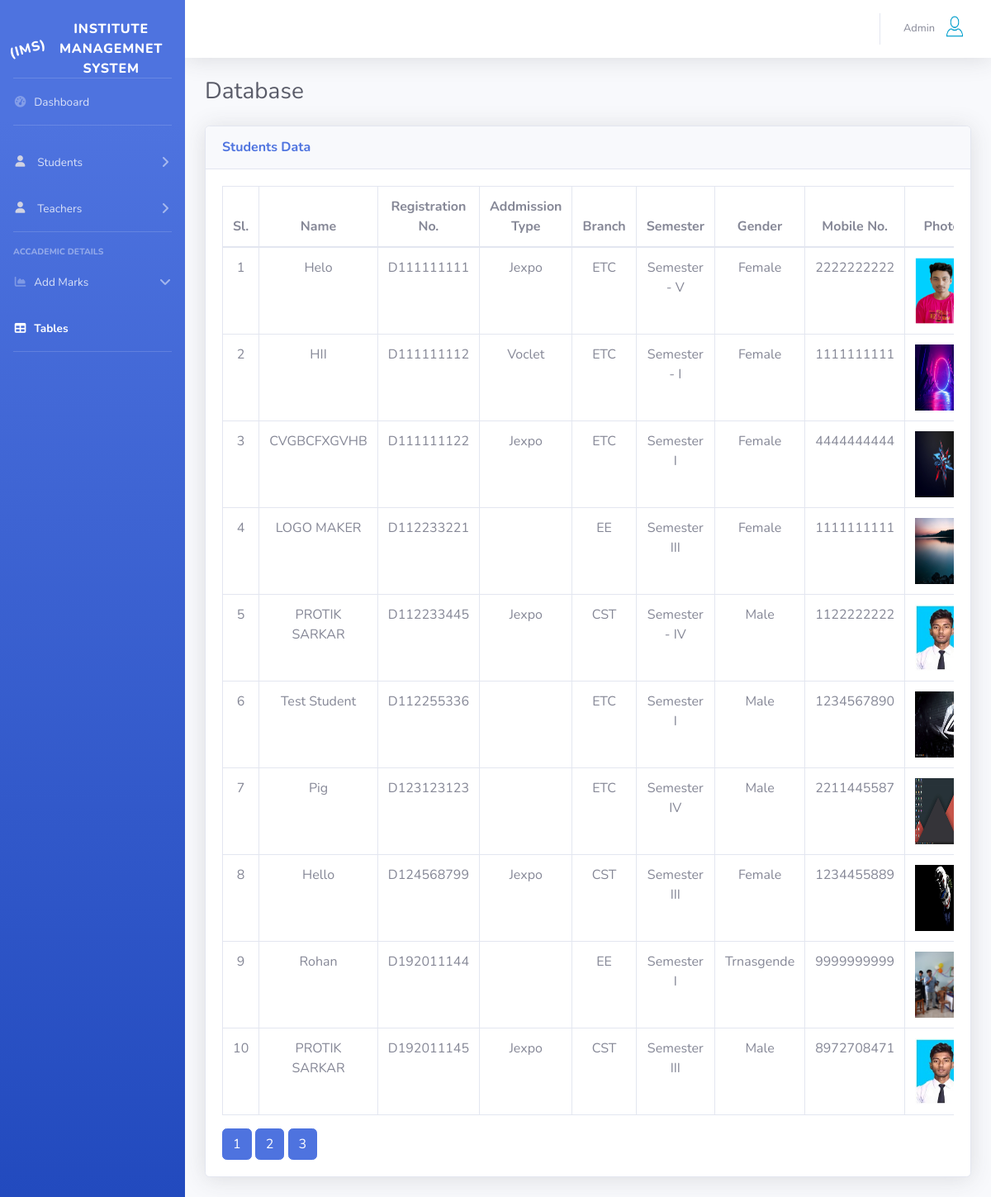
The app's page /table.php (signed in) with its own data.
### tables this page shows
CREATE TABLE `student` (
  `sl_no` int(5) NOT NULL,
  `st_name` varchar(50) NOT NULL,
  `reg_no` varchar(11) NOT NULL,
  `dob` date NOT NULL,
  `fathers_name` varchar(50) NOT NULL,
  `email` varchar(30) NOT NULL,
  `ph_no` varchar(11) NOT NULL,
  `branch` varchar(4) NOT NULL,
  `gender` varchar(10) NOT NULL,
  `ad_type` text NOT NULL,
  `adress` varchar(50) NOT NULL,
  `city` varchar(20) NOT NULL,
  `semester` varchar(15) NOT NULL,
  `district` varchar(35) NOT NULL,
  `zip_cod` varchar(10) NOT NULL,
  `st_image` varchar(50) NOT NULL,
  `ad_date` date NOT NULL,
  `date_time` datetime NOT NULL DEFAULT current_timestamp() ON UPDATE current_timestamp()
);

### table.php (the view, shortened to what this page needs)
<?PHP
$connection = mysqli_connect("localhost", "root", "");
?>
<!DOCTYPE html>
<html lang="en">
<head>
    <link href="vendor/fontawesome-free/css/all.min.css" rel="stylesheet" type="text/css">
    <link href="css/sb-admin-2.min.css" rel="stylesheet">
</head>
<body id="page-top">
    <div id="wrapper">
        <ul class="navbar-nav bg-gradient-primary sidebar sidebar-dark accordion" id="accordionSidebar">
            <br>
            <a class="sidebar-brand d-flex align-items-center justify-content-center" href="ad_das.php">
                <div class="sidebar-brand-icon rotate-n-15">
                    (IMS)
                </div>
                <div class="sidebar-brand-text mx-3">Institute Managemnet System</div>
            </a>
            <hr class="sidebar-divider my-0">
            <li class="nav-item">
                <a class="nav-link" href="ad_das.php">
                    <i class="fas fa-fw fa-tachometer-alt"></i>
                    <span>Dashboard</span></a>
            </li>
            <hr class="sidebar-divider">
            <li class="nav-item">
                <a class="nav-link collapsed" href="#" data-toggle="collapse" data-target="#collapseTwo" aria-expanded="true" aria-controls="collapseTwo">
                    <span>Students</span>
                </a>
            </li>
            <li class="nav-item">
                <a class="nav-link collapsed" href="#" data-toggle="collapse" data-target="#collapseUtilities" aria-expanded="true" aria-controls="collapseUtilities">
                    <span>Teachers</span>
                </a>
            </li>
            <hr class="sidebar-divider">
            <div class="sidebar-heading">
                Accademic Details
            </div>
            <li class="nav-item ">
                <a class="nav-link" href="#" data-toggle="collapse" data-target="#collapseMarks" aria-expanded="true" aria-controls="collapseMarks">
                    <i class="fas fa-fw fa-chart-area"></i>
                    <span>Add Marks</span>
                </a>
            </li>
            <li class="nav-item active">
                <a class="nav-link" href="table.php?page=<?= "1" ?>">
                    <i class="fas fa-fw fa-table"></i>
                    <span>Tables</span></a>
            </li>
            <hr class="sidebar-divider d-none d-md-block">
        </ul>
        <div id="content-wrapper" class="d-flex flex-column">
            <div id="content">
                <nav class="navbar navbar-expand navbar-light bg-white topbar mb-4 static-top shadow">
                    <ul class="navbar-nav ml-auto">
                        <li class="nav-item dropdown no-arrow">
                            <a class="nav-link dropdown-toggle" href="#" id="userDropdown" role="button" data-toggle="dropdown" aria-haspopup="true" aria-expanded="false">
                                <span class="mr-2 d-none d-lg-inline text-gray-600 small"><?php echo $_SESSION['name']; ?></span>
                                <img class="img-profile rounded-circle" src="photos/images.png">
                            </a>
                        </li>
                    </ul>
                </nav>
                <div class="container-fluid">
                    <div class="d-sm-flex align-items-center justify-content-between mb-4">
                        <h1 class="h3 mb-0 text-gray-800">Database</h1>
                    </div>
                    <div class="card shadow mb-4">
                        <div class="card-header py-3">
                            <h6 class="m-0 font-weight-bold text-primary">Students Data</h6>
                        </div>
                        <div class="card-body">
                            <div class="table-responsive">
                                <table class="table table-bordered" id="dataTable" width="100%" cellspacing="0">
                                    <thead>
                                        <tr align="center">
                                            <th>Sl.</th>
                                            <th>Name</th>
                                            <th>Registration No.</th>
                                            <th>Addmission Type</th>
                                            <th>Branch</th>
                                            <th>Semester</th>
                                            <th>Gender</th>
                                            <th>Mobile No.</th>
                                            <th>Photo</th>
                                        </tr>
                                    </thead>
                                    <tbody>
                                        <?php
                                        $page = $_GET['page'];
                                        if ($page == "" || $page == "1") {
                                            $page1 = 0;
                                        } else {
                                            $page1 = ($page * 10) - 10;
                                        }
                                        $query = "select * from student limit $page1,10";
                                        $query_run = mysqli_query($connection, $query);
                                        if (mysqli_num_rows($query_run) > 0) {
                                            while ($row = mysqli_fetch_array($query_run)) {
                                        ?>
                                                <tr align="center">
                                                    <td><?php echo $row['sl_no'] ?></td>
                                                    <td><?php echo $row['st_name'] ?></td>
                                                    <td><?php echo $row['reg_no'] ?></td>
                                                    <td><?php echo $row['ad_type'] ?></td>
                                                    <td><?php echo $row['branch'] ?></td>
                                                    <td><?php echo $row['semester'] ?></td>
                                                    <td><?php echo $row['gender'] ?></td>
                                                    <td><?php echo $row['ph_no'] ?></td>
                                                    <td><img src="<?php echo "upload/" . $row['st_image']; ?>" height="80px" width="65px"></td>
                                                </tr>
                                        <?php $no++;
                                            }
                                        }
                                        ?>
                                    </tbody>
                                </table>
                                <?php
                                $res = mysqli_query($connection, "SELECT * FROM student");
                                $count = mysqli_num_rows($res);
                                $page = $count / 10;
                                $page = ceil($page);
                                for ($i = 1; $i <= $page; $i++) {
                                ?>
                                    <a href="table.php?page=<?= $i ?>" class="btn btn-primary"><?php echo $i . " "; ?></a>
                                <?php
                                }
                                ?>
                            </div>
                        </div>
                    </div>
                </div>
            </div>
        </div>
    </div>
</body>
</html>

### records on screen
student: sl_no "1", st_name "Helo", reg_no "D111111111", ad_type "Jexpo", branch "ETC", semester "Semester - V", gender "Female", ph_no "2222222222", st_image (picture)
student: sl_no "2", st_name "HII", reg_no "D111111112", ad_type "Voclet", branch "ETC", semester "Semester - I", gender "Female", ph_no "1111111111", st_image (picture)
student: sl_no "3", st_name "CVGBCFXGVHB", reg_no "D111111122", ad_type "Jexpo", branch "ETC", semester "Semester I", gender "Female", ph_no "4444444444", st_image (picture)
student: sl_no "4", st_name "LOGO MAKER", reg_no "D112233221", branch "EE", semester "Semester III", gender "Female", ph_no "1111111111", st_image (picture)
student: sl_no "5", st_name "PROTIK SARKAR", reg_no "D112233445", ad_type "Jexpo", branch "CST", semester "Semester - IV", gender "Male", ph_no "1122222222", st_image (picture)
student: sl_no "6", st_name "Test Student", reg_no "D112255336", branch "ETC", semester "Semester I", gender "Male", ph_no "1234567890", st_image (picture)
student: sl_no "7", st_name "Pig", reg_no "D123123123", branch "ETC", semester "Semester IV", gender "Male", ph_no "2211445587", st_image (picture)
student: sl_no "8", st_name "Hello", reg_no "D124568799", ad_type "Jexpo", branch "CST", semester "Semester III", gender "Female", ph_no "1234455889", st_image (picture)
student: sl_no "9", st_name "Rohan", reg_no "D192011144", branch "EE", semester "Semester I", gender "Trnasgende", ph_no "9999999999", st_image (picture)
student: sl_no "10", st_name "PROTIK SARKAR", reg_no "D192011145", ad_type "Jexpo", branch "CST", semester "Semester III", gender "Male", ph_no "8972708471", st_image (picture)

### other values on screen
$_SESSION['name'] "Admin"
